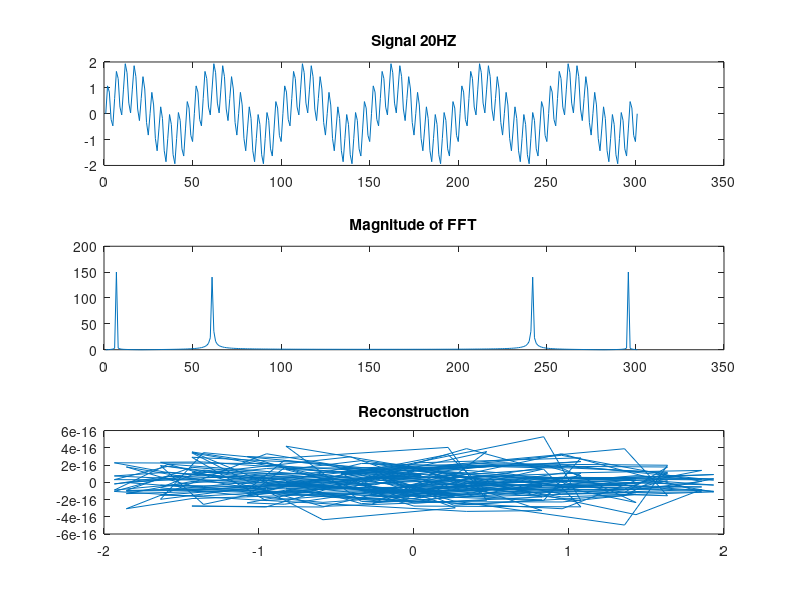

Write the MATLAB code that produced this figure.
clear; clc; close;
f1 = 20;
f2 = 2;
T = 3;
ts = 1/100;
t = 0:ts:T;
sgn_2HZ = sin(2*pi*f1*t);
sgn_20HZ = sin(2*pi*f2*t);
sgn_20_2hz = sgn_2HZ + sgn_20HZ;
sgn_FFT = fft(sgn_20_2hz);
sgn_FFT_Mag = abs(sgn_FFT);
sgn_recons = ifft(sgn_FFT);

subplot(3,1,1);
plot(sgn_20_2hz);
title('Signal 20HZ');

subplot(3,1,2);
plot(sgn_FFT_Mag);
title('Magnitude of FFT');

subplot(3,1,3);
plot(sgn_recons);
title('Reconstruction');

% difference = sgn_20_2hz - sgn_recons;
% plot(difference);